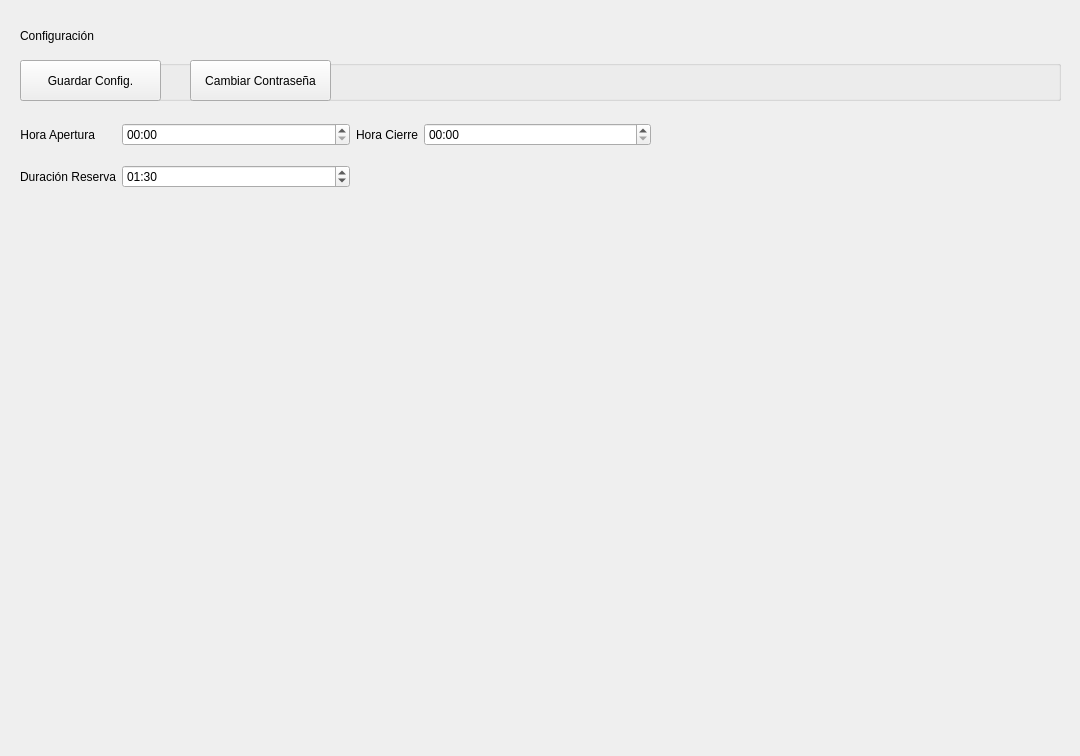
<?xml version="1.0" encoding="UTF-8"?>
<ui version="4.0">
 <class>configuracion_page</class>
 <widget class="QWidget" name="configuracion_page">
  <property name="geometry">
   <rect>
    <x>0</x>
    <y>0</y>
    <width>1080</width>
    <height>756</height>
   </rect>
  </property>
  <property name="windowTitle">
   <string>Form</string>
  </property>
  <widget class="QLabel" name="label_configuracion">
   <property name="geometry">
    <rect>
     <x>20</x>
     <y>20</y>
     <width>221</width>
     <height>31</height>
    </rect>
   </property>
   <property name="text">
    <string>Configuración</string>
   </property>
  </widget>
  <widget class="QGroupBox" name="groupBox">
   <property name="geometry">
    <rect>
     <x>20</x>
     <y>60</y>
     <width>1041</width>
     <height>41</height>
    </rect>
   </property>
   <property name="title">
    <string/>
   </property>
   <widget class="QPushButton" name="btn_guardar">
    <property name="geometry">
     <rect>
      <x>0</x>
      <y>0</y>
      <width>141</width>
      <height>41</height>
     </rect>
    </property>
    <property name="text">
     <string>Guardar Config.</string>
    </property>
   </widget>
   <widget class="QPushButton" name="btn_clave">
    <property name="geometry">
     <rect>
      <x>170</x>
      <y>0</y>
      <width>141</width>
      <height>41</height>
     </rect>
    </property>
    <property name="text">
     <string>Cambiar Contraseña</string>
    </property>
   </widget>
  </widget>
  <widget class="QWidget" name="gridLayoutWidget">
   <property name="geometry">
    <rect>
     <x>20</x>
     <y>110</y>
     <width>631</width>
     <height>91</height>
    </rect>
   </property>
   <layout class="QGridLayout" name="gridLayout">
    <item row="0" column="1">
     <widget class="QTimeEdit" name="timeApertura">
      <property name="displayFormat">
       <string>HH:mm</string>
      </property>
     </widget>
    </item>
    <item row="0" column="2">
     <widget class="QLabel" name="label_5">
      <property name="sizePolicy">
       <sizepolicy hsizetype="Fixed" vsizetype="Preferred">
        <horstretch>0</horstretch>
        <verstretch>0</verstretch>
       </sizepolicy>
      </property>
      <property name="text">
       <string>Hora Cierre</string>
      </property>
      <property name="alignment">
       <set>Qt::AlignRight|Qt::AlignTrailing|Qt::AlignVCenter</set>
      </property>
     </widget>
    </item>
    <item row="0" column="3">
     <widget class="QTimeEdit" name="timeCierre">
      <property name="displayFormat">
       <string>HH:mm</string>
      </property>
     </widget>
    </item>
    <item row="0" column="0">
     <widget class="QLabel" name="label_4">
      <property name="sizePolicy">
       <sizepolicy hsizetype="Fixed" vsizetype="Preferred">
        <horstretch>0</horstretch>
        <verstretch>0</verstretch>
       </sizepolicy>
      </property>
      <property name="text">
       <string>Hora Apertura</string>
      </property>
      <property name="alignment">
       <set>Qt::AlignRight|Qt::AlignTrailing|Qt::AlignVCenter</set>
      </property>
     </widget>
    </item>
    <item row="1" column="0">
     <widget class="QLabel" name="label_8">
      <property name="sizePolicy">
       <sizepolicy hsizetype="Fixed" vsizetype="Preferred">
        <horstretch>0</horstretch>
        <verstretch>0</verstretch>
       </sizepolicy>
      </property>
      <property name="text">
       <string>Duración Reserva</string>
      </property>
      <property name="alignment">
       <set>Qt::AlignRight|Qt::AlignTrailing|Qt::AlignVCenter</set>
      </property>
     </widget>
    </item>
    <item row="1" column="1">
     <widget class="QTimeEdit" name="timeReserva">
      <property name="displayFormat">
       <string>HH:mm</string>
      </property>
      <property name="time">
       <time>
        <hour>1</hour>
        <minute>30</minute>
        <second>0</second>
       </time>
      </property>
     </widget>
    </item>
   </layout>
  </widget>
 </widget>
 <resources/>
 <connections/>
</ui>
